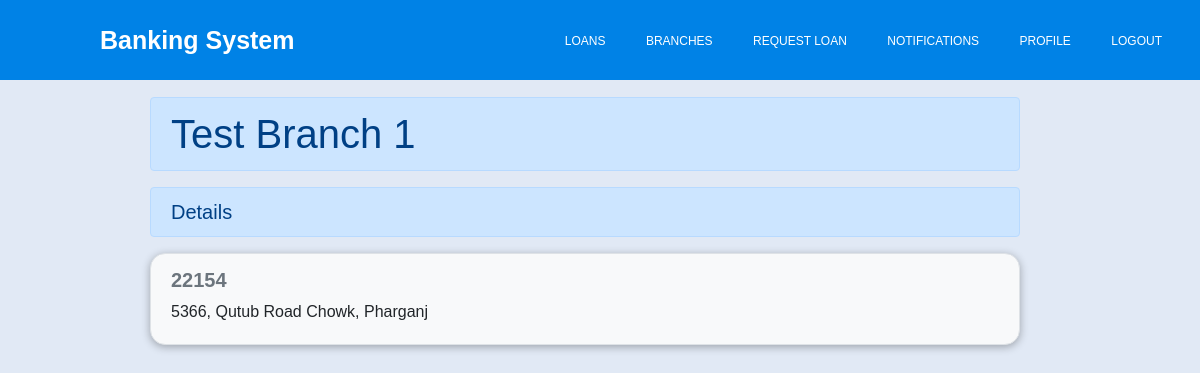
The page /branch/1 on the database its author committed.
### bank_management/models.py (models this page shows, shortened)
class Branch(models.Model):
    name = models.CharField(max_length=100)
    address = models.CharField(max_length=200)
    code = models.CharField(max_length=10, unique=True)
    class Meta:
        verbose_name_plural = 'Branches'

### bank_management/views.py (the view)
# urls.py: path("branch/<int:pk>",branch_detail,name='branch-detail'),
def branch_detail(request,pk):
    branch=Branch.objects.get(pk=pk)
    transactions = Transaction.objects.filter(branch=branch).order_by("-timestamp")
    context = {
        "branch":branch,
        "transactions":transactions,
    }
    return render(request, "branch-detail.html",context)

### banking_system/templates/branch-detail.html (shortened to what this page needs)
{% extends 'base.html' %} {% block content %}
<div class="row mt-2" style="width: 100%">
  <div class="col">
    <h1
      class="alert alert-primary"
      style="margin-right: 150px; margin-left: 150px"
    >
      {{branch.name}}
    </h1>
    <h5
      class="alert alert-primary"
      style="margin-right: 150px; margin-left: 150px"
    >
      Details
    </h5>
    <div
      class="card mt-2"
      style="
        background-color: #f8f9fa;
        border: 1px solid #dee2e6;
        border-radius: 0.95rem;
        box-shadow: 0 0.125rem 0.5rem rgba(0, 0, 0, 0.3);
        margin-right: 150px;
        margin-left: 150px;
      "
    >
      <div class="card-body">
        <h6
          class="card-subtitle mb-2 text-muted"
          style="color: #007bff; font-size: 1.25rem; font-weight: bold"
        >
          {{branch.code}}
        </h6>
        <p class="card-text">{{branch.address}}</p>
      </div>
    </div>
  </div>
</div>
{% endblock content %}

### banking_system/static/navbar.css (style rules this page uses)
* { margin: 0; padding: 0; text-decoration: none; list-style: none; box-sizing: border-box; }
body { font-family: sans-serif; }

### rows shown on the page
Branch: name "Test Branch 1", code "22154", address "5366, Qutub Road Chowk, Pharganj"
